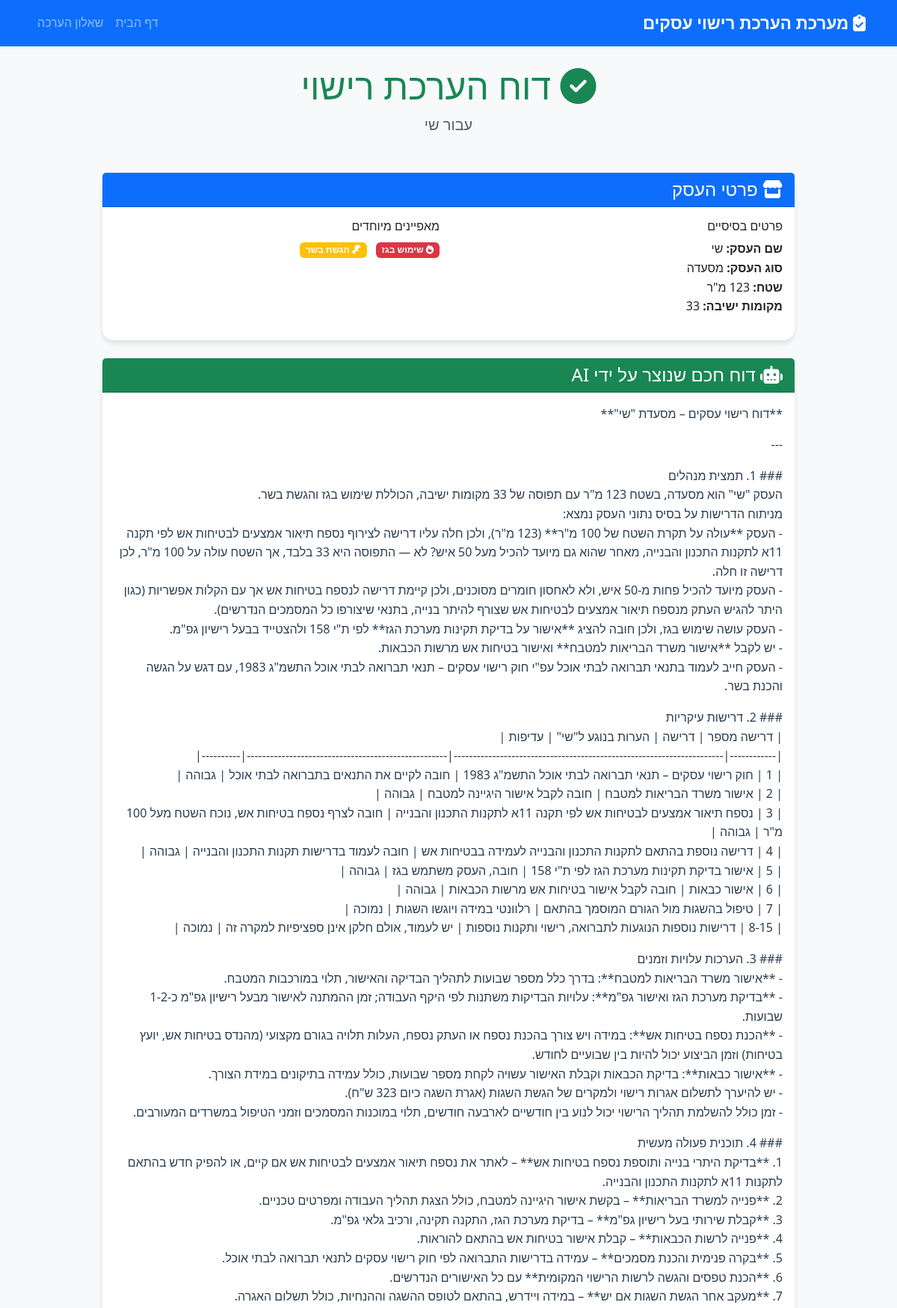
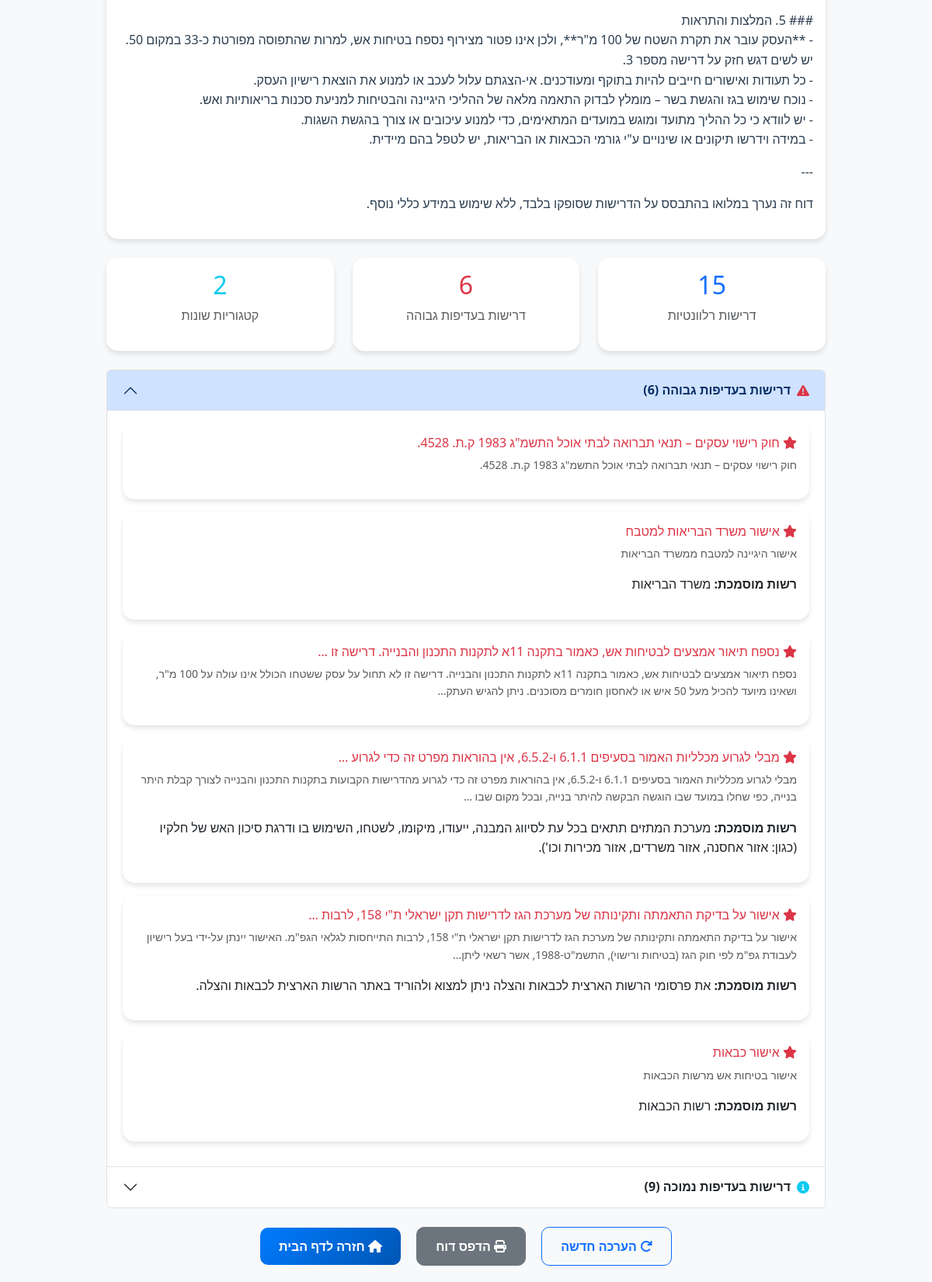
/report/10/ (upper part), run on the app's committed database (2 pictures, top to bottom).
### questionnaire/models.py (models this page shows, shortened)
class BusinessAssessment(models.Model):
    business_name = models.CharField(max_length=200, verbose_name="שם העסק")
    business_type = models.ForeignKey(
        BusinessType,
        on_delete=models.CASCADE,
        verbose_name="סוג העסק"
    )
    area_sqm = models.IntegerField(
        validators=[MinValueValidator(1), MaxValueValidator(10000)],
        verbose_name="שטח במ״ר"
    )
    seating_capacity = models.IntegerField(
        validators=[MinValueValidator(1), MaxValueValidator(1000)],
        verbose_name="מספר מקומות ישיבה"
    )
    uses_gas = models.BooleanField(default=False, verbose_name="משתמש בגז")
    serves_meat = models.BooleanField(default=False, verbose_name="מגיש בשר")
    offers_delivery = models.BooleanField(default=False, verbose_name="מציע משלוחים")
    has_outdoor_seating = models.BooleanField(default=False, verbose_name="יש ישיבה בחוץ")
    serves_alcohol = models.BooleanField(default=False, verbose_name="מגיש אלכוהול")
    created_at = models.DateTimeField(auto_now_add=True, verbose_name="נוצר בתאריך")
    updated_at = models.DateTimeField(auto_now=True, verbose_name="עודכן בתאריך")
    class Meta:
        verbose_name = "הערכת עסק"
        verbose_name_plural = "הערכות עסקים"
        ordering = ['-created_at']

class BusinessType(models.Model):
    name = models.CharField(max_length=100, verbose_name="שם סוג העסק")
    description = models.TextField(blank=True, verbose_name="תיאור")
    class Meta:
        verbose_name = "סוג עסק"
        verbose_name_plural = "סוגי עסקים"

class AssessmentReport(models.Model):
    assessment = models.OneToOneField(
        BusinessAssessment,
        on_delete=models.CASCADE,
        verbose_name="הערכת עסק"
    )
    relevant_requirements = models.ManyToManyField(
        LicensingRequirement,
        verbose_name="דרישות רלוונטיות"
    )
    ai_generated_content = models.TextField(
        blank=True,
        verbose_name="תוכן שנוצר על ידי AI"
    )
    created_at = models.DateTimeField(auto_now_add=True, verbose_name="נוצר בתאריך")
    class Meta:
        verbose_name = "דוח הערכה"
        verbose_name_plural = "דוחות הערכה"
        ordering = ['-created_at']

class LicensingRequirement(models.Model):
    PRIORITY_CHOICES = [
        ('high', 'גבוהה'),
        ('medium', 'בינונית'),
        ('low', 'נמוכה'),
    ]
    CATEGORY_CHOICES = [
        ('restaurant', 'מסעדה'),
        ('bar', 'בר'),
        ('health', 'בריאות'),
        ('safety', 'בטיחות'),
        ('municipal', 'עירונית'),
        ('general', 'כללי'),
    ]
    title = models.CharField(max_length=300, verbose_name="כותרת")
    description = models.TextField(verbose_name="תיאור")
    authority = models.CharField(max_length=200, blank=True, verbose_name="רשות מוסמכת")
    category = models.CharField(
        max_length=20,
        choices=CATEGORY_CHOICES,
        default='general',
        verbose_name="קטגוריה"
    )
    priority = models.CharField(
        max_length=10,
        choices=PRIORITY_CHOICES,
        default='medium',
        verbose_name="עדיפות"
    )
    min_area = models.IntegerField(null=True, blank=True, verbose_name="שטח מינימלי")
    max_area = models.IntegerField(null=True, blank=True, verbose_name="שטח מקסימלי")
    min_capacity = models.IntegerField(null=True, blank=True, verbose_name="תפוסה מינימלית")
    max_capacity = models.IntegerField(null=True, blank=True, verbose_name="תפוסה מקסימלית")
    requires_gas = models.BooleanField(default=False, verbose_name="דורש גז")
    meat_related = models.BooleanField(default=False, verbose_name="קשור לבשר")
    delivery_related = models.BooleanField(default=False, verbose_name="קשור למשלוחים")
    outdoor_related = models.BooleanField(default=False, verbose_name="קשור לישיבה בחוץ")
    alcohol_related = models.BooleanField(default=False, verbose_name="קשור לאלכוהול")
    estimated_cost = models.CharField(max_length=100, blank=True, verbose_name="עלות משוערת")
    processing_time = models.CharField(max_length=100, blank=True, verbose_name="זמן טיפול")
    business_types = models.ManyToManyField(BusinessType, verbose_name="סוגי עסקים")
    class Meta:
        verbose_name = "דרישת רישוי"
        verbose_name_plural = "דרישות רישוי"
        ordering = ['priority', 'category']

### questionnaire/views.py (the view)
# urls.py: path('report/<int:report_id>/', views.view_report, name='view_report'),
def view_report(request, report_id):
    try:
        report = get_object_or_404(AssessmentReport, id=report_id)
        relevant_requirements = report.relevant_requirements.all()
        requirements_by_category = {}
        for req in relevant_requirements:
            category = req.get_category_display()
            if category not in requirements_by_category:
                requirements_by_category[category] = []
            requirements_by_category[category].append(req)
        requirements_by_priority = {
            'high': relevant_requirements.filter(priority='high'),
            'medium': relevant_requirements.filter(priority='medium'),
            'low': relevant_requirements.filter(priority='low'),
        }
        context = {
            'report': report,
            'assessment': report.assessment,
            'relevant_requirements': relevant_requirements,
            'requirements_by_category': requirements_by_category,
            'requirements_by_priority': requirements_by_priority,
            'total_requirements': len(relevant_requirements),
        }
        return render(request, 'report.html', context)
    except AssessmentReport.DoesNotExist:
        messages.error(request, 'דוח לא נמצא')
        return redirect('questionnaire:home')

### templates/report.html (shortened to what this page needs)
{% extends 'base.html' %}
{% block content %}
<div class="row">
    <div class="col-lg-10 mx-auto">
        <div class="text-center mb-5">
            <h1 class="display-5 text-success">
                <i class="fas fa-check-circle"></i>
                דוח הערכת רישוי
            </h1>
            <p class="lead text-muted">עבור {{ assessment.business_name }}</p>
        </div>
        <div class="card mb-4">
            <div class="card-header bg-primary text-white">
                <h4 class="mb-0">
                    <i class="fas fa-store"></i>
                    פרטי העסק
                </h4>
            </div>
            <div class="card-body">
                <div class="row">
                    <div class="col-md-6">
                        <h6>פרטים בסיסיים</h6>
                        <ul class="list-unstyled">
                            <li><strong>שם העסק:</strong> {{ assessment.business_name }}</li>
                            <li><strong>סוג העסק:</strong> {{ assessment.business_type.name }}</li>
                            <li><strong>שטח:</strong> {{ assessment.area_sqm }} מ"ר</li>
                            <li><strong>מקומות ישיבה:</strong> {{ assessment.seating_capacity }}</li>
                        </ul>
                    </div>
                    <div class="col-md-6">
                        <h6>מאפיינים מיוחדים</h6>
                        <div class="feature-badges">
                            {% if assessment.uses_gas %}
                                <span class="badge bg-danger me-2 mb-2">
                                    <i class="fas fa-fire"></i> שימוש בגז
                                </span>
                            {% endif %}
                            {% if assessment.serves_meat %}
                                <span class="badge bg-warning me-2 mb-2">
                                    <i class="fas fa-drumstick-bite"></i> הגשת בשר
                                </span>
                            {% endif %}
                        </div>
                    </div>
                </div>
            </div>
        </div>
        {% if report.ai_generated_content %}
        <div class="card mb-4">
            <div class="card-header bg-success text-white">
                <h4 class="mb-0">
                    <i class="fas fa-robot"></i>
                    דוח חכם שנוצר על ידי AI
                </h4>
            </div>
            <div class="card-body">
                <div class="ai-content">
                    {{ report.ai_generated_content|linebreaks }}
                </div>
            </div>
        </div>
        {% endif %}
        <div class="row mb-4">
            <div class="col-md-4">
                <div class="card text-center h-100">
                    <div class="card-body">
                        <h2 class="text-primary">{{ total_requirements }}</h2>
                        <p class="text-muted">דרישות רלוונטיות</p>
                    </div>
                </div>
            </div>
            <div class="col-md-4">
                <div class="card text-center h-100">
                    <div class="card-body">
                        <h2 class="text-danger">{{ requirements_by_priority.high.count }}</h2>
                        <p class="text-muted">דרישות בעדיפות גבוהה</p>
                    </div>
                </div>
            </div>
            <div class="col-md-4">
                <div class="card text-center h-100">
                    <div class="card-body">
                        <h2 class="text-info">{{ requirements_by_category|length }}</h2>
                        <p class="text-muted">קטגוריות שונות</p>
                    </div>
                </div>
            </div>
        </div>
        <div class="accordion mb-4" id="priorityAccordion">
            {% if requirements_by_priority.high %}
            <div class="accordion-item">
                <h2 class="accordion-header" id="highPriorityHeading">
                    <button class="accordion-button" type="button" data-bs-toggle="collapse"
                            data-bs-target="#highPriorityCollapse" aria-expanded="true">
                        <i class="fas fa-exclamation-triangle text-danger me-2"></i>
                        <strong>דרישות בעדיפות גבוהה ({{ requirements_by_priority.high.count }})</strong>
                    </button>
                </h2>
                <div id="highPriorityCollapse" class="accordion-collapse collapse show"
                     data-bs-parent="#priorityAccordion">
                    <div class="accordion-body">
                        {% for requirement in requirements_by_priority.high %}
                            <div class="card mb-3 border-danger">
                                <div class="card-body">
                                    <h6 class="card-title text-danger">
                                        <i class="fas fa-star"></i>
                                        {{ requirement.title|truncatechars:80 }}
                                    </h6>
                                    <p class="card-text text-muted small">{{ requirement.description|truncatechars:200 }}</p>
                                    {% if requirement.authority %}
                                        <p class="card-text">
                                            <strong>רשות מוסמכת:</strong> {{ requirement.authority }}
                                        </p>
                                    {% endif %}
                                </div>
                            </div>
                        {% endfor %}
                    </div>
                </div>
            </div>
            {% endif %}
            {% if requirements_by_priority.low %}
            <div class="accordion-item">
                <h2 class="accordion-header" id="lowPriorityHeading">
                    <button class="accordion-button collapsed" type="button" data-bs-toggle="collapse"
                            data-bs-target="#lowPriorityCollapse">
                        <i class="fas fa-info-circle text-info me-2"></i>
                        <strong>דרישות בעדיפות נמוכה ({{ requirements_by_priority.low.count }})</strong>
                    </button>
                </h2>
            </div>
            {% endif %}
        </div>
        <div class="text-center mb-4">
            <a href="{% url 'questionnaire:questionnaire' %}" class="btn btn-outline-primary me-3">
                <i class="fas fa-redo"></i>
                הערכה חדשה
            </a>
            <button onclick="window.print()" class="btn btn-secondary me-3">
                <i class="fas fa-print"></i>
                הדפס דוח
            </button>
            <a href="{% url 'questionnaire:home' %}" class="btn btn-primary">
                <i class="fas fa-home"></i>
                חזרה לדף הבית
            </a>
        </div>
    </div>
</div>
{% endblock %}

### templates/base.html (shortened to what this page needs)
<!DOCTYPE html>
<html lang="he" dir="rtl">
<head>
    <link href="https://cdn.jsdelivr.net/npm/bootstrap@5.3.0/dist/css/bootstrap.rtl.min.css" rel="stylesheet">
    {% load static %}
    <link rel="stylesheet" href="{% static 'css/style.css' %}">
</head>
<body>
    <nav class="navbar navbar-expand-lg navbar-dark bg-primary">
        <div class="container">
            <a class="navbar-brand" href="{% url 'questionnaire:home' %}">
                <i class="fas fa-clipboard-check"></i>
                מערכת הערכת רישוי עסקים
            </a>
            <div class="collapse navbar-collapse" id="navbarNav">
                <ul class="navbar-nav ms-auto">
                    <li class="nav-item">
                        <a class="nav-link" href="{% url 'questionnaire:home' %}">דף הבית</a>
                    </li>
                    <li class="nav-item">
                        <a class="nav-link" href="{% url 'questionnaire:questionnaire' %}">שאלון הערכה</a>
                    </li>
                </ul>
            </div>
        </div>
    </nav>
    <main class="container mt-4">
        {% block content %}{% endblock %}
    </main>
</body>
</html>

### static/css/style.css (style rules this page uses)
:root { --primary-color: #007bff; --secondary-color: #6c757d; --success-color: #28a745; --info-color: #17a2b8; --warning-color: #ffc107; --danger-color: #dc3545; --light-color: #f8f9fa; --dark-color: #343a40; }
body { font-family: 'Segoe UI', Tahoma, Geneva, Verdana, sans-serif; background-color: #f8f9fa; line-height: 1.6; }
.navbar-brand { font-weight: bold; font-size: 1.4rem; }
.card { border: none; border-radius: 15px; box-shadow: 0 4px 6px rgba(0, 0, 0, 0.1); }
.btn { border-radius: 10px; padding: 12px 24px; font-weight: 600; transition: all 0.3s ease; }
.btn-primary { background: linear-gradient(135deg, #007bff, #0056b3); border: none; }
.fade-in { animation: fadeIn 0.5s ease-in; }

### templates/report.html (style rules this page uses)
.ai-content { font-size: 16px; line-height: 1.6; color: #2c3e50; }

### data on the page
BusinessAssessment: business_name "שי", business_type.name "מסעדה", seating_capacity "33"
AssessmentReport: ai_generated_content "**דוח רישוי עסקים – מסעדת \"שי\"** --- ### 1. תמצית מנהלים העסק \"שי\" הוא מסעדה, בשטח 123 מ\"ר עם תפוסה של 33 מקומות ישיבה, הכוללת שימוש בגז והגשת בשר. מניתוח הדרישות על בסיס נתוני העסק נמצא: - העסק **עולה על תקרת השטח של 100 מ\"ר** (123 מ\"ר), ולכן חלה עליו דרישה לצירוף נספח תיאור אמצעים לבטיחות אש לפי תקנה 11א לתקנות התכנון והבנייה, מאחר שהוא גם מיועד להכיל מעל 50 איש? לא — התפוסה היא 33 בלבד, אך השטח עולה על 100 מ\"ר, לכן דרישה זו חלה. - העסק מיועד להכיל פחות מ-50 איש, ולא לאחסון חומרים מסוכנים, ולכן קיימת דרישה לנספח בטיחות אש אך עם הקלות אפשריות (כגון היתר להגיש העתק מנספח תיאור אמצעים לבטיחות אש שצורף להיתר בנייה, בתנאי שיצורפו כל המסמכים הנדרשים). - העסק עושה שימוש בגז, ולכן חובה להציג…"
LicensingRequirement: title "חוק רישוי עסקים – תנאי תברואה לבתי אוכל התשמ\"ג 1983 ק.ת. 4528.", description "חוק רישוי עסקים – תנאי תברואה לבתי אוכל התשמ\"ג 1983 ק.ת. 4528."
LicensingRequirement: title "אישור משרד הבריאות למטבח", description "אישור היגיינה למטבח ממשרד הבריאות", authority "משרד הבריאות"
LicensingRequirement: title "נספח תיאור אמצעים לבטיחות אש, כאמור בתקנה 11א לתקנות התכנון והבנייה. דרישה זו …", description "נספח תיאור אמצעים לבטיחות אש, כאמור בתקנה 11א לתקנות התכנון והבנייה. דרישה זו לא תחול על עסק ששטחו הכולל אינו עולה על 100 מ\"ר, ושאינו מיועד להכיל מעל 50 איש או לאחסון חומרים מסוכנים. ניתן להגיש העתק…"
LicensingRequirement: title "מבלי לגרוע מכלליות האמור בסעיפים 6.1.1 ו-6.5.2, אין בהוראות מפרט זה כדי לגרוע …", description "מבלי לגרוע מכלליות האמור בסעיפים 6.1.1 ו-6.5.2, אין בהוראות מפרט זה כדי לגרוע מהדרישות הקבועות בתקנות התכנון והבנייה לצורך קבלת היתר בנייה, כפי שחלו במועד שבו הוגשה הבקשה להיתר בנייה, ובכל מקום שבו …", authority "מערכת המתזים תתאים בכל עת לסיווג המבנה, ייעודו, מיקומו, לשטחו, השימוש בו ודרגת סיכון האש של חלקיו (כגון: אזור אחסנה, אזור משרדים, אזור מכירות וכו')."
LicensingRequirement: title "אישור על בדיקת התאמתה ותקינותה של מערכת הגז לדרישות תקן ישראלי ת\"י 158, לרבות …", description "אישור על בדיקת התאמתה ותקינותה של מערכת הגז לדרישות תקן ישראלי ת\"י 158, לרבות התייחסות לגלאי הגפ\"מ. האישור יינתן על-ידי בעל רישיון לעבודת גפ\"מ לפי חוק הגז (בטיחות ורישוי), התשמ\"ט-1988, אשר רשאי ליתן…", authority "את פרסומי הרשות הארצית לכבאות והצלה ניתן למצוא ולהוריד באתר הרשות הארצית לכבאות והצלה."
LicensingRequirement: title "אישור כבאות", description "אישור בטיחות אש מרשות הכבאות", authority "רשות הכבאות"

### other printed values
{{ total_requirements }} "15"
{{ requirements_by_priority.high.count }} "6"
{{ requirements_by_category|length }} "2"
{{ requirements_by_priority.low.count }} "9"
